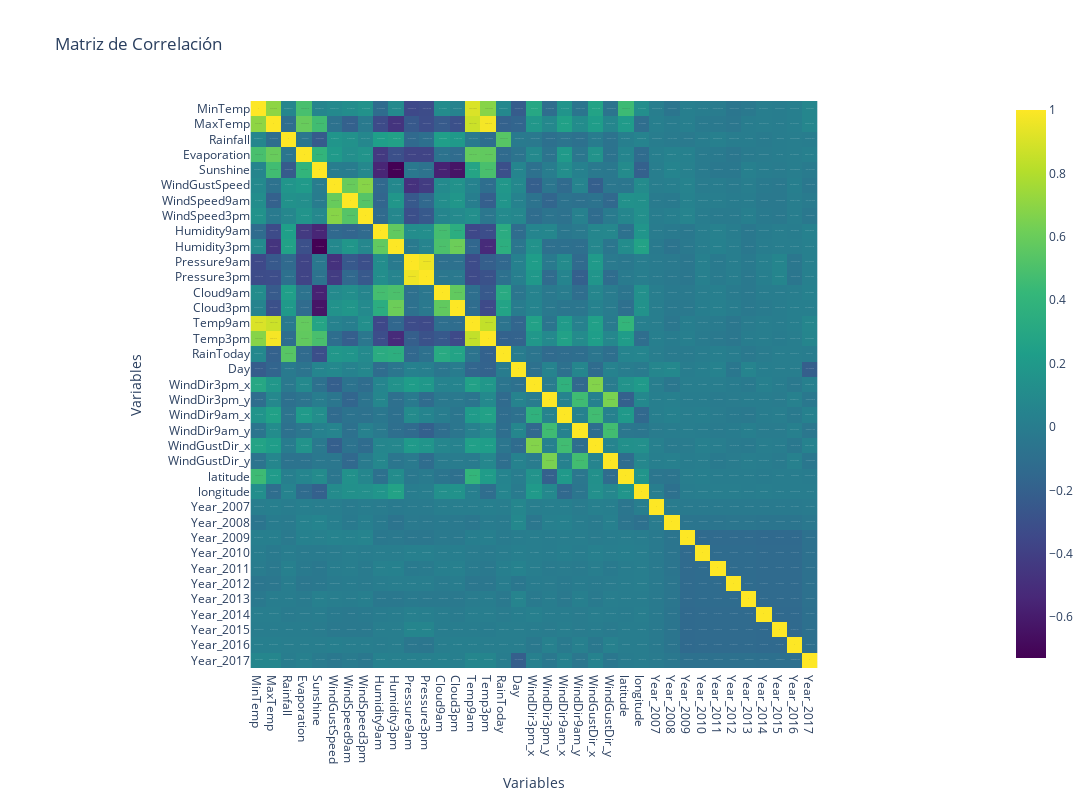

Write notebook code for a chart like this one.
### Code cell
corr_matrix = X_train.corr()

# Crear un mapa de calor utilizando Plotly
fig = px.imshow(corr_matrix, 
                text_auto=True,  # Muestra los valores de correlación en las celdas
                color_continuous_scale='Viridis',  # Cambia la escala de colores
                title='Matriz de Correlación',  # Título del gráfico
                labels=dict(x='Variables', y='Variables'),  # Etiquetas para los ejes
                width=1200,  # Ajustar el ancho de la figura
                height=800)

# Mostrar el gráfico
fig.show()

### Figure 1 — Plotly figure (JSON) as saved in the notebook; plotly's stock layout.template omitted (floating-point values rounded to 4 significant figures; data arrays with more than 128 entries replaced by an {"elided": "..."} marker saying what was removed)
{"data": [{"coloraxis": "coloraxis", "hovertemplate": "Variables: %{x}<br>Variables: %{y}<br>color: %{z}<extra></extra>", "name": "0", "texttemplate": "%{z}", "type": "heatmap", "x": ["MinTemp", "MaxTemp", "Rainfall", "Evaporation", "Sunshine", "WindGustSpeed", "WindSpeed9am", "WindSpeed3pm", "Humidity9am", "Humidity3pm", "Pressure9am", "Pressure3pm", "Cloud9am", "Cloud3pm", "Temp9am", "Temp3pm", "RainToday", "Day", "WindDir3pm_x", "WindDir3pm_y", "WindDir9am_x", "WindDir9am_y", "WindGustDir_x", "WindGustDir_y", "latitude", "longitude", "Year_2007", "Year_2008", "Year_2009", "Year_2010", "Year_2011", "Year_2012", "Year_2013", "Year_2014", "Year_2015", "Year_2016", "Year_2017"], "xaxis": "x", "y": ["MinTemp", "MaxTemp", "Rainfall", "Evaporation", "Sunshine", "WindGustSpeed", "WindSpeed9am", "WindSpeed3pm", "Humidity9am", "Humidity3pm", "Pressure9am", "Pressure3pm", "Cloud9am", "Cloud3pm", "Temp9am", "Temp3pm", "RainToday", "Day", "WindDir3pm_x", "WindDir3pm_y", "WindDir9am_x", "WindDir9am_y", "WindGustDir_x", "WindGustDir_y", "latitude", "longitude", "Year_2007", "Year_2008", "Year_2009", "Year_2010", "Year_2011", "Year_2012", "Year_2013", "Year_2014", "Year_2015", "Year_2016", "Year_2017"], "yaxis": "y", "z": {"elided": "37x37 float values"}}], "layout": {"coloraxis": {"colorscale": [[0, "#440154"], [0.1111, "#482878"], [0.2222, "#3e4989"], [0.3333, "#31688e"], [0.4444, "#26828e"], [0.5556, "#1f9e89"], [0.6667, "#35b779"], [0.7778, "#6ece58"], [0.8889, "#b5de2b"], [1, "#fde725"]]}, "height": 800, "title": {"text": "Matriz de Correlación"}, "width": 1200, "xaxis": {"anchor": "y", "constrain": "domain", "domain": [0, 1], "scaleanchor": "y", "title": {"text": "Variables"}}, "yaxis": {"anchor": "x", "autorange": "reversed", "constrain": "domain", "domain": [0, 1], "title": {"text": "Variables"}}}}
